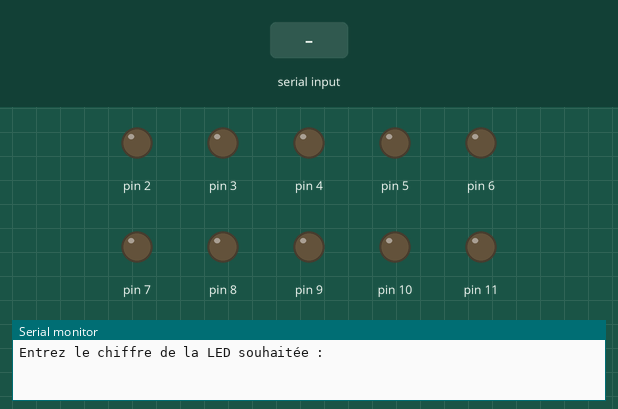
The sketch below on a simulated Arduino Uno, built with avr-gcc and run on an emulated ATmega328P. On the bench: output pins drawn as LEDs (lit = HIGH), the last lines printed to the serial monitor. Dashed ring = blinking. The inputs (shaded band) are chosen by the test bench.

Above: at 1.2 s.
1.3 s: "5\n" received over Serial
At 1.55 s:
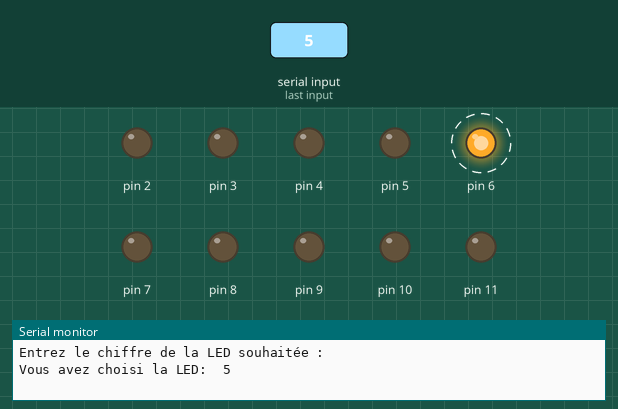
Timing chart, 0 to 10.3 s (numbered marks = the images above; inputs shaded):
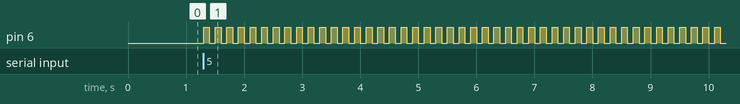

Measured:
- after the input at 1.3 s, pin 6: alternates HIGH for 0.10 s and LOW for 0.10 s, starting at once

The sketch:

code_choix_LED.ino
```cpp
void setup() {


  pinMode(2, OUTPUT);
  pinMode(3, OUTPUT);
  pinMode(4, OUTPUT);
  pinMode(5, OUTPUT);
  pinMode(6, OUTPUT);
  pinMode(7, OUTPUT);
  pinMode(8, OUTPUT);
  pinMode(9, OUTPUT);
  pinMode(10, OUTPUT);
  pinMode(11, OUTPUT);

  Serial.begin(9600);

}

int choix;
int i=0;

void loop() {

  while(i==0)     //boucle jusqu'à une entrée de LED valable
  {
    Serial.println("Entrez le chiffre de la LED souhaitée : ");
    while (Serial.available() == 0);
    choix = Serial.parseInt(); // correspond à la fonction scanf en C
    Serial.print("Vous avez choisi la LED:  ");
    Serial.println(choix);

    if ((choix > 10) || (choix < 1))
     {
      Serial.println("La LED choisie est inexistante.");
      Serial.println("Veuillez choisir une LED entre 1 et 10 compris ");
     }
     else i=1;
  }
  digitalWrite(choix+1,HIGH);

  delay(100);
  digitalWrite(choix+1,LOW);
  delay(100);

}
```
